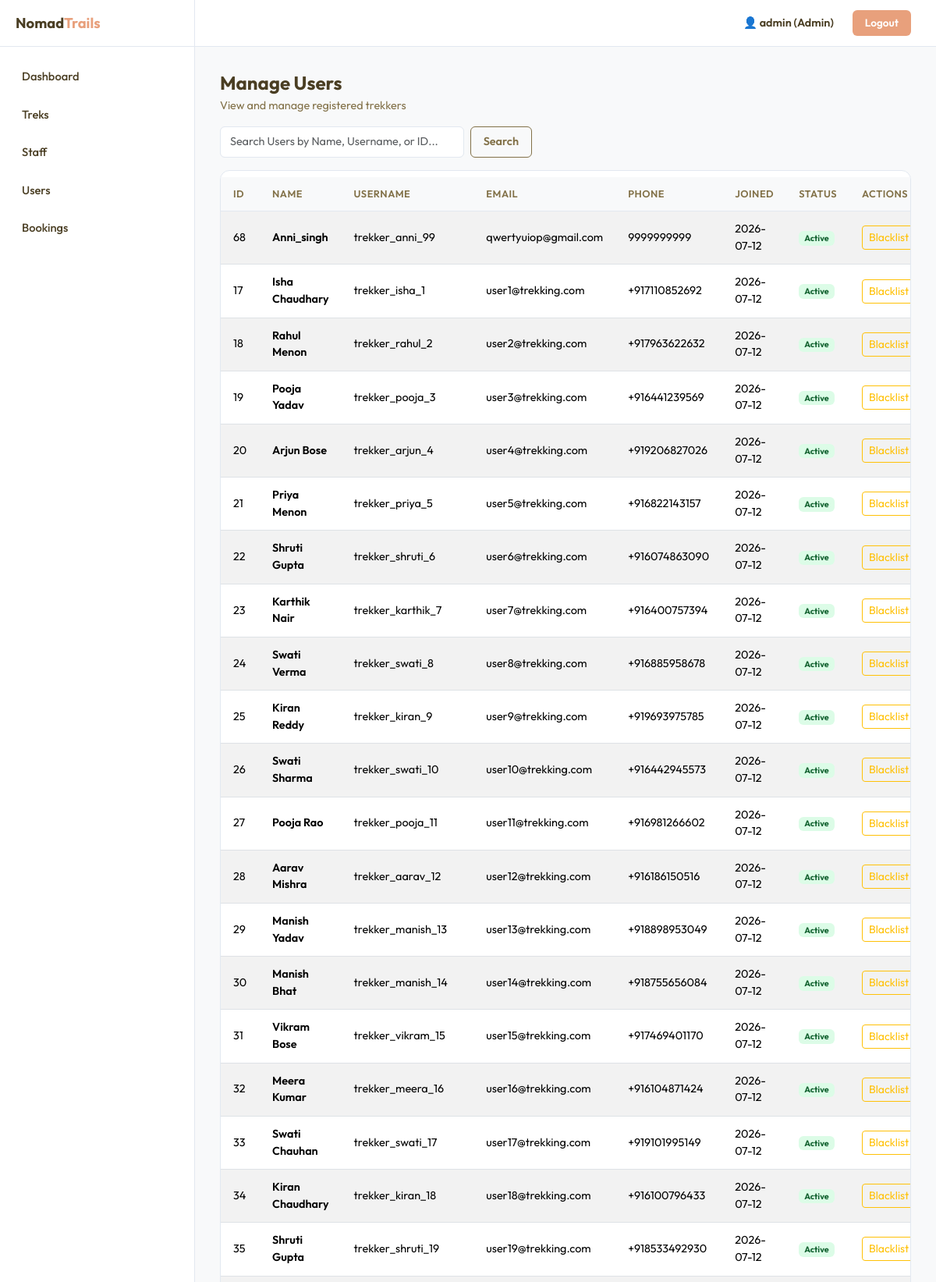
Page /admin/users (signed in, upper part) on the committed database.
### models.py (models this page shows, shortened)
class User(UserMixin, db.Model):
    __tablename__ = "users"
    id = db.Column(db.Integer, primary_key=True)
    username = db.Column(db.String(80), unique=True, nullable=False)
    email = db.Column(db.String(120), unique=True, nullable=False)
    password = db.Column(db.String(256), nullable=False)
    full_name = db.Column(db.String(120), nullable=False)
    phone = db.Column(db.String(20), default="")
    role = db.Column(db.String(10), nullable=False, default="user")  # admin, staff, user
    status = db.Column(db.String(15), nullable=False, default="active")  # active, blacklisted
    bio = db.Column(db.Text, default="")
    created_at = db.Column(db.DateTime, default=datetime.utcnow)
    bookings = db.relationship("Booking", backref="user", lazy=True)
    assigned_treks = db.relationship("Trek", backref="staff", lazy=True, foreign_keys="Trek.assigned_staff_id")

### routes/admin.py (the view)
@admin_controller.route("/users")
def admin_users():
    if "user_id" not in session:
        flash("Please log in first.", "warning")
        return redirect(get_url("auth.index"))
    if session.get("role") != "admin":
        flash("Access denied.", "danger")
        return redirect(get_url("auth.index"))
    q = request.args.get("q", "").strip()
    query = db.session.query(User).filter_by(role="user")
    if q:
        filters = [User.full_name.ilike(f"%{q}%"), User.username.ilike(f"%{q}%")]
        if q.isdigit():
            filters.append(User.id == int(q))
        query = query.filter(db.or_(*filters))
    users = query.order_by(User.created_at.desc()).all()
    return render("admin/users.html", users=users, q=q)

### app.py (called while the page is built)
@app.before_request
def before_request():
    g.user = None
    if "user_id" in session:
        g.user = db.session.query(User).get(session["user_id"])

### templates/admin/users.html (shortened to what this page needs)
{% extends "base.html" %}
{% block content %}
<div class="section-title-box">
  <h2>Manage Users</h2>
  <p>View and manage registered trekkers</p>
</div>
<form method="GET" action="{{ url_for('admin.admin_users') }}" class="d-flex mb-3" style="max-width: 400px;">
  <input type="text" name="q" value="{{ q }}" class="form-control me-2" placeholder="Search Users by Name, Username, or ID...">
  <button class="btn btn-outline-custom" type="submit">Search</button>
</form>
<div class="data-panel">
  <div class="table-responsive">
    <table class="table table-striped table-hover mt-2">
      <thead>
        <tr><th>ID</th><th>Name</th><th>Username</th><th>Email</th><th>Phone</th><th>Joined</th><th>Status</th><th>Actions</th></tr>
      </thead>
      <tbody>
      {% for u in users %}
      <tr>
        <td>{{ u.id }}</td>
        <td class="fw-semibold">{{ u.full_name }}</td>
        <td>{{ u.username }}</td>
        <td>{{ u.email }}</td>
        <td>{{ u.phone or '—' }}</td>
        <td>{{ u.created_at.strftime('%Y-%m-%d') if u.created_at else '-' }}</td>
        <td><span class="badge badge-{{ u.status }}">{{ u.status|capitalize }}</span></td>
        <td>
          <form method="POST" action="{{ url_for('admin.admin_toggle_user', uid=u.id) }}" class="d-inline">
            <button class="btn btn-sm {% if u.status=='active' %}btn-outline-warning{% else %}btn-outline-success{% endif %}">
              {% if u.status=='active' %}Blacklist{% else %}Activate{% endif %}
            </button>
          </form>
        </td>
      </tr>
      {% else %}
      <tr><td colspan="8" class="empty-state"><h5>No users registered</h5></td></tr>
      {% endfor %}
      </tbody>
    </table>
  </div>
</div>
{% endblock %}

### rows in the picture
User: id "68", full_name "Anni_singh", username "trekker_anni_99", email "qwertyuiop@gmail.com", phone "9999999999", created_at "2026-07-12", status "Active", shows "Blacklist"
User: id "17", full_name "Isha Chaudhary", username "trekker_isha_1", email "user1@trekking.com", phone "+917110852692", created_at "2026-07-12", status "Active", shows "Blacklist"
User: id "18", full_name "Rahul Menon", username "trekker_rahul_2", email "user2@trekking.com", phone "+917963622632", created_at "2026-07-12", status "Active", shows "Blacklist"
User: id "19", full_name "Pooja Yadav", username "trekker_pooja_3", email "user3@trekking.com", phone "+916441239569", created_at "2026-07-12", status "Active", shows "Blacklist"
User: id "20", full_name "Arjun Bose", username "trekker_arjun_4", email "user4@trekking.com", phone "+919206827026", created_at "2026-07-12", status "Active", shows "Blacklist"
User: id "21", full_name "Priya Menon", username "trekker_priya_5", email "user5@trekking.com", phone "+916822143157", created_at "2026-07-12", status "Active", shows "Blacklist"
User: id "22", full_name "Shruti Gupta", username "trekker_shruti_6", email "user6@trekking.com", phone "+916074863090", created_at "2026-07-12", status "Active", shows "Blacklist"
User: id "23", full_name "Karthik Nair", username "trekker_karthik_7", email "user7@trekking.com", phone "+916400757394", created_at "2026-07-12", status "Active", shows "Blacklist"
User: id "24", full_name "Swati Verma", username "trekker_swati_8", email "user8@trekking.com", phone "+916885958678", created_at "2026-07-12", status "Active", shows "Blacklist"
User: id "25", full_name "Kiran Reddy", username "trekker_kiran_9", email "user9@trekking.com", phone "+919693975785", created_at "2026-07-12", status "Active", shows "Blacklist"
User: id "26", full_name "Swati Sharma", username "trekker_swati_10", email "user10@trekking.com", phone "+916442945573", created_at "2026-07-12", status "Active", shows "Blacklist"
User: id "27", full_name "Pooja Rao", username "trekker_pooja_11", email "user11@trekking.com", phone "+916981266602", created_at "2026-07-12", status "Active", shows "Blacklist"
User: id "28", full_name "Aarav Mishra", username "trekker_aarav_12", email "user12@trekking.com", phone "+916186150516", created_at "2026-07-12", status "Active", shows "Blacklist"
User: id "29", full_name "Manish Yadav", username "trekker_manish_13", email "user13@trekking.com", phone "+918898953049", created_at "2026-07-12", status "Active", shows "Blacklist"
User: id "30", full_name "Manish Bhat", username "trekker_manish_14", email "user14@trekking.com", phone "+918755656084", created_at "2026-07-12", status "Active", shows "Blacklist"
User: id "31", full_name "Vikram Bose", username "trekker_vikram_15", email "user15@trekking.com", phone "+917469401170", created_at "2026-07-12", status "Active", shows "Blacklist"
User: id "32", full_name "Meera Kumar", username "trekker_meera_16", email "user16@trekking.com", phone "+916104871424", created_at "2026-07-12", status "Active", shows "Blacklist"
User: id "33", full_name "Swati Chauhan", username "trekker_swati_17", email "user17@trekking.com", phone "+919101995149", created_at "2026-07-12", status "Active", shows "Blacklist"
User: id "34", full_name "Kiran Chaudhary", username "trekker_kiran_18", email "user18@trekking.com", phone "+916100796433", created_at "2026-07-12", status "Active", shows "Blacklist"
User: id "35", full_name "Shruti Gupta", username "trekker_shruti_19", email "user19@trekking.com", phone "+918533492930", created_at "2026-07-12", status "Active", shows "Blacklist"

### other values in the picture
{{ session.get('username','') }} "admin"
{{ session.get('role')|capitalize }} "Admin"
